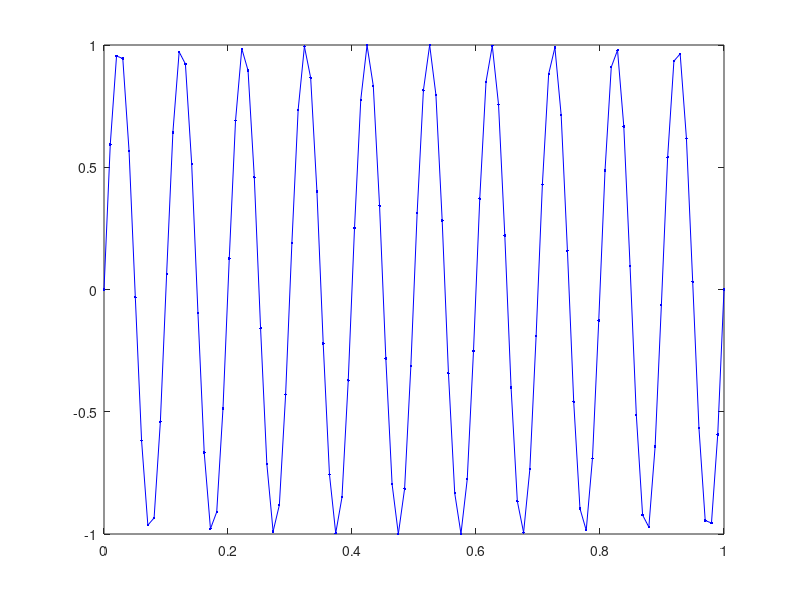

Reproduce this figure in MATLAB.
f=10;  
fp=100;   
n=100;
Td=n*(1/fp); 
% t=[0:1/fp:Td];  
t=linspace(0,Td,n);
x=sin(2*pi*f*t); 
figure 
plot(t,x,'.-b'); 